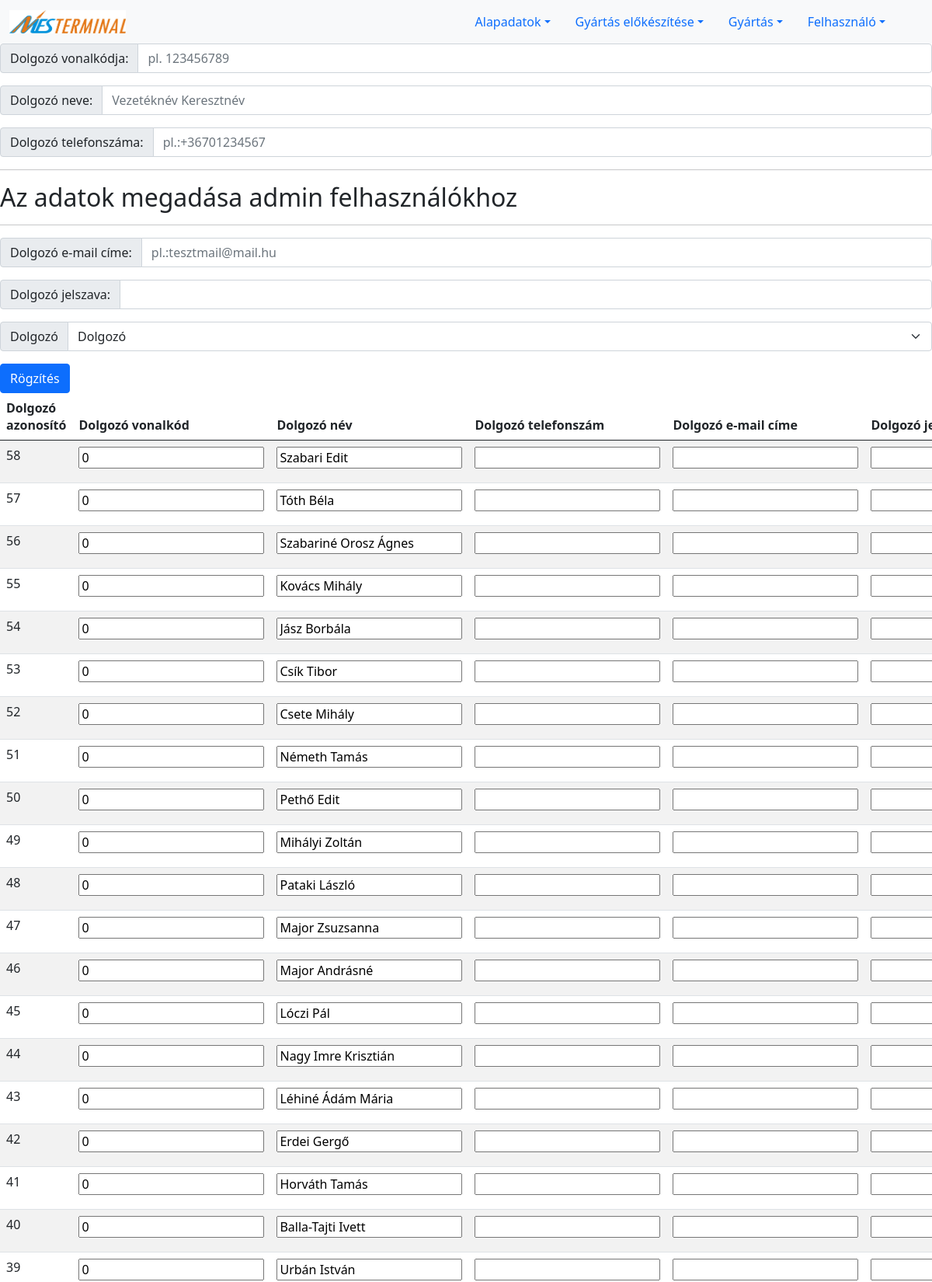
Screenshot of /user.php (upper part) with the database file from the repository.
### tables this page shows
CREATE TABLE `user` (
  `ID` int(11) NOT NULL,
  `barcode` int(11) DEFAULT NULL,
  `name` varchar(255) NOT NULL,
  `phone` varchar(12) NOT NULL,
  `email` varchar(255) NOT NULL,
  `password` varchar(100) NOT NULL,
  `type` varchar(100) DEFAULT NULL
);

### lists/listUsers.php (the view, shortened to what this page needs)
<?php
include "connection.php";
$sql="SELECT * from `user` order by user.ID DESC";
$resultWorkers = $conn -> query($sql);
if ($resultWorkers->num_rows > 0) {
    print '
    <div style="overflow: hidden">
    <table class="table table-striped">
        <thead>
        <tr>
            <th scope="col">Dolgozó azonosító</th>
            <th scope="col">Dolgozó vonalkód</th>
            <th scope="col">Dolgozó név</th>
            <th scope="col">Dolgozó telefonszám</th>
            <th scope="col">Dolgozó e-mail címe</th>
            <th scope="col">Dolgozó jelszava</th>
            <th scope="col">Dolgozó beosztása</th>
            <th scope="col">Módosítás</th>
        </tr>
        </thead>
        <tbody>
        ';
    while($row = $resultWorkers->fetch_assoc()) {
        print '
            <tr>
            <form action="feldolgozok/modifyUser.php" method="POST">
            <td>'.$row["ID"].'</td>
            <td><input type="text" name="user_barcode" value="'.$row["barcode"].'"></td>
            <td><input type="text" name="user_name" value="'.$row["name"].'"></td>
            <td><input type="text" name="user_phone" value="'.$row["phone"].'"></td>
            <td><input type="text" name="user_email" value="'.$row["email"].'"></td>
            <td><input type="text" name="user_password" value="'.$row["password"].'"></td>
            <td>'.$row["type"].'</td>
            <td><Button type="submit" name="user_ID" value="'.$row["ID"].'" class="btn btn-primary">Módosítás</button>
            </form>
            </tr>';
    }
    print '
        </tbody>
        </table>
        </div>';
}else{
    print 'még nincs dolgozó a rendszerben';
}
?>

### rows the page displays
user: ID "58", user_barcode "0", user_name "Szabari Edit"
user: ID "57", user_barcode "0", user_name "Tóth Béla"
user: ID "56", user_barcode "0", user_name "Szabariné Orosz Ágnes"
user: ID "55", user_barcode "0", user_name "Kovács Mihály"
user: ID "54", user_barcode "0", user_name "Jász Borbála"
user: ID "53", user_barcode "0", user_name "Csík Tibor"
user: ID "52", user_barcode "0", user_name "Csete Mihály"
user: ID "51", user_barcode "0", user_name "Németh Tamás"
user: ID "50", user_barcode "0", user_name "Pethő Edit"
user: ID "49", user_barcode "0", user_name "Mihályi Zoltán"
user: ID "48", user_barcode "0", user_name "Pataki László"
user: ID "47", user_barcode "0", user_name "Major Zsuzsanna"
user: ID "46", user_barcode "0", user_name "Major Andrásné"
user: ID "45", user_barcode "0", user_name "Lóczi Pál"
user: ID "44", user_barcode "0", user_name "Nagy Imre Krisztián"
user: ID "43", user_barcode "0", user_name "Léhiné Ádám Mária"
user: ID "42", user_barcode "0", user_name "Erdei Gergő"
user: ID "41", user_barcode "0", user_name "Horváth Tamás"
user: ID "40", user_barcode "0", user_name "Balla-Tajti Ivett"
user: ID "39", user_barcode "0", user_name "Urbán István"
